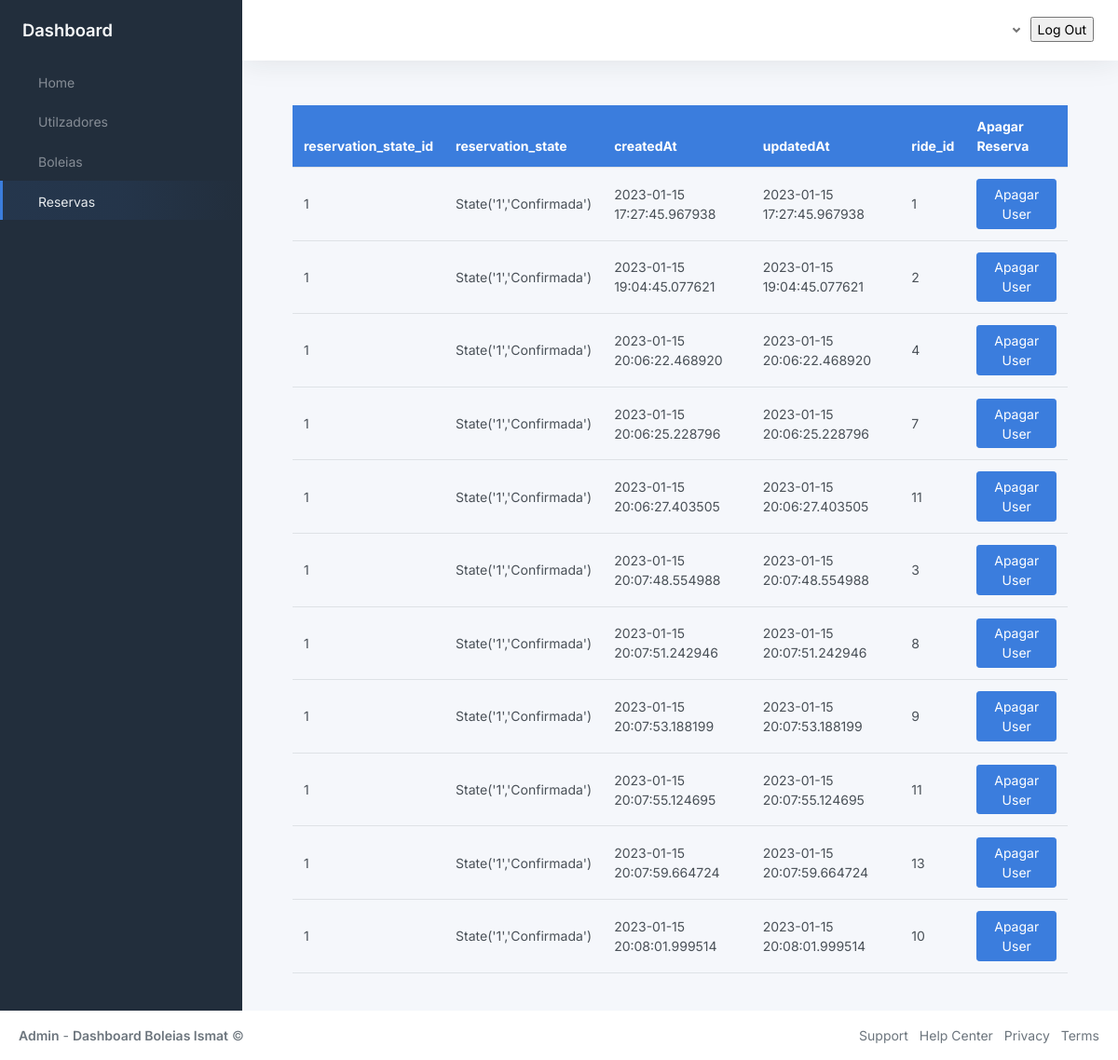
Screenshot of /reservaPage with the database file from the repository.
### BackOffice/models.py (models this page shows, shortened)
class Reservation(db.Model):
	__tablename__ = 'reservation'
	__table_args__ = (db.UniqueConstraint('passenger_id', 'ride_id'),)
	id = db.Column(db.Integer, primary_key=True)
	passenger_id = db.Column('passenger_id', db.ForeignKey('user.id'), nullable=False)
	passenger = db.relationship('User', backref='reservation')
	ride_id = db.Column('ride_id', db.ForeignKey('ride.id'), nullable=False)
	ride = db.relationship('Ride', backref='reservation')
	reservation_state_id = db.Column('reservation_state_id', db.ForeignKey('reservation_state.id'), default=1, nullable=False)
	reservation_state = db.relationship('ReservationState', backref='reservation')
	createdAt = db.Column(db.DateTime, default=datetime.now)
	updatedAt = db.Column(db.DateTime, default=datetime.now)

class ReservationState(db.Model):
	__tablename__ = 'reservation_state'
	id =  db.Column(db.Integer, primary_key=True)
	state = db.Column(db.String(20), nullable=False) #se boleia esta em progresso, espera, cancelada
	def __repr__(self) -> str:
		return f"State('{self.id}','{self.state}')"

### BackOffice/ReservasModule/__init__.py (the view)
@reservaModule.route('/reservaPage', methods=['GET', 'POST'])
def toReservaPage():
    if current_user.is_authenticated:
        print("Noice")
    else:
        print("Not Noice")
    get_Reserva= db.session.query(Reservation).all()
    form = AdminForm()
    return render_template("reservas.html", title="Login", get_Reserva = get_Reserva)

### BackOffice/forms.py
class AdminForm(FlaskForm):
    student_number = StringField(label="Numero Estudante", validators=[InputRequired(), Length(min=9, max=9)])
    password = PasswordField(label="Password", validators=[InputRequired(),  Length(min=8, max=255)])
    login = SubmitField(id="bt")

### BackOffice/templates/reservas.html (shortened to what this page needs)
{% extends 'index.html'%}
{% block navOptions %}
    <ul class="sidebar-nav">
        <li class="sidebar-item">
            <a class="sidebar-link" href="{{url_for('homeModule.toHomePage')}}">
                 <span class="align-middle">Home</span>
            </a>
        </li>
        <li class="sidebar-item  ">
            <a class="sidebar-link" href="{{url_for('userModule.toUsersPage')}}">
                 <span class="align-middle">Utilzadores</span>
            </a>
        </li>
        <li class="sidebar-item">
            <a class="sidebar-link" href="{{url_for('rideModule.toRidePage')}}">
                 <span class="align-middle">Boleias</span>
            </a>
        </li>
        <li class="sidebar-item  active">
            <a class="sidebar-link" href="{{url_for('reservaModule.toReservaPage')}}">
                 <span class="align-middle">Reservas</span>
            </a>
        </li>
    </ul>
{% endblock navOptions %}
{% block content %}
<div class="container-md" id="table">
    <div class="table-responsive">
        <table class="table display nowrap" id="tabela">
            <thead class="bg-primary text-white">
                <tr>
                    <th>reservation_state_id</th>
                    <th>reservation_state</th>
                    <th>createdAt</th>
                    <th>updatedAt</th>
                    <th>ride_id</th>
                    <th>Apagar Reserva</th>
                </tr>
            </thead>
            <tbody>
                {% for reserva in get_Reserva %}
                <tr>
                <td>{{reserva.reservation_state_id}}</td>
                <td>{{reserva.reservation_state}}</td>
                <td>{{reserva.createdAt}}</td>
                <td>{{reserva.updatedAt}}</td>
                <td>{{reserva.ride_id}}</td>
                <td><button class="Apagar btn btn-primary" id="{{reserva.id}}">Apagar User</button></td>
            </tr>
            {% endfor %}
            </tbody>
        </table>
    </div>
</div>
{% endblock content %}

### rows the page displays
Reservation: reservation_state_id "1", reservation_state "State('1','Confirmada')", createdAt "2023-01-15 17:27:45.967938", updatedAt "2023-01-15 17:27:45.967938", ride_id "1"
Reservation: reservation_state_id "1", reservation_state "State('1','Confirmada')", createdAt "2023-01-15 19:04:45.077621", updatedAt "2023-01-15 19:04:45.077621", ride_id "2"
Reservation: reservation_state_id "1", reservation_state "State('1','Confirmada')", createdAt "2023-01-15 20:06:22.468920", updatedAt "2023-01-15 20:06:22.468920", ride_id "4"
Reservation: reservation_state_id "1", reservation_state "State('1','Confirmada')", createdAt "2023-01-15 20:06:25.228796", updatedAt "2023-01-15 20:06:25.228796", ride_id "7"
Reservation: reservation_state_id "1", reservation_state "State('1','Confirmada')", createdAt "2023-01-15 20:06:27.403505", updatedAt "2023-01-15 20:06:27.403505", ride_id "11"
Reservation: reservation_state_id "1", reservation_state "State('1','Confirmada')", createdAt "2023-01-15 20:07:48.554988", updatedAt "2023-01-15 20:07:48.554988", ride_id "3"
Reservation: reservation_state_id "1", reservation_state "State('1','Confirmada')", createdAt "2023-01-15 20:07:51.242946", updatedAt "2023-01-15 20:07:51.242946", ride_id "8"
Reservation: reservation_state_id "1", reservation_state "State('1','Confirmada')", createdAt "2023-01-15 20:07:53.188199", updatedAt "2023-01-15 20:07:53.188199", ride_id "9"
Reservation: reservation_state_id "1", reservation_state "State('1','Confirmada')", createdAt "2023-01-15 20:07:55.124695", updatedAt "2023-01-15 20:07:55.124695", ride_id "11"
Reservation: reservation_state_id "1", reservation_state "State('1','Confirmada')", createdAt "2023-01-15 20:07:59.664724", updatedAt "2023-01-15 20:07:59.664724", ride_id "13"
Reservation: reservation_state_id "1", reservation_state "State('1','Confirmada')", createdAt "2023-01-15 20:08:01.999514", updatedAt "2023-01-15 20:08:01.999514", ride_id "10"
